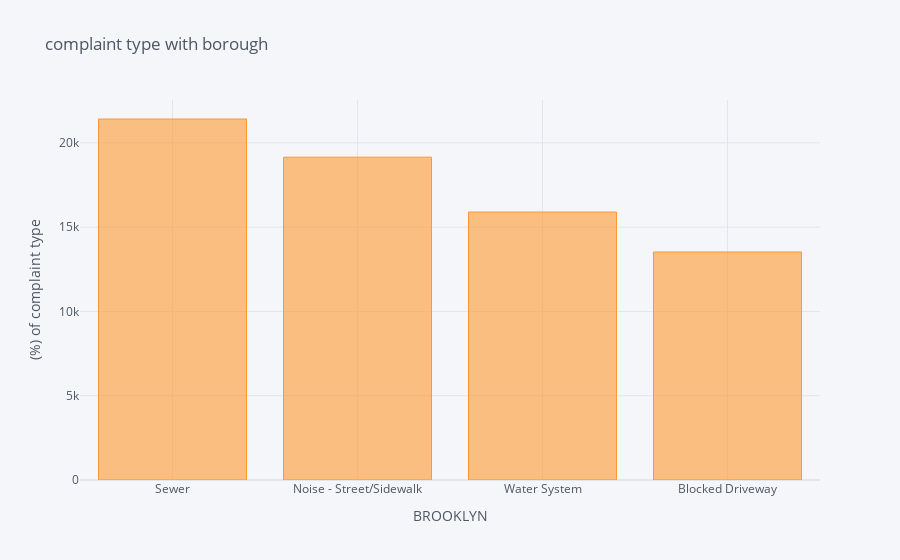
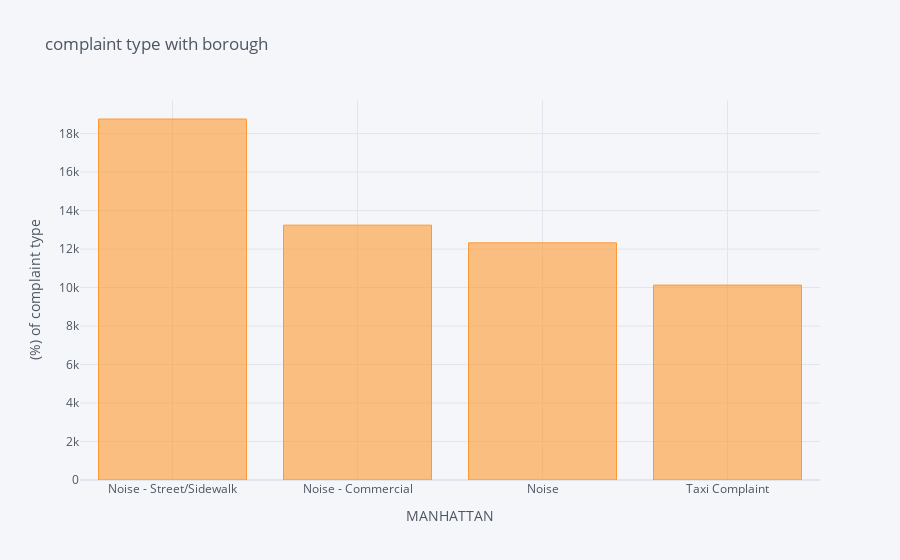
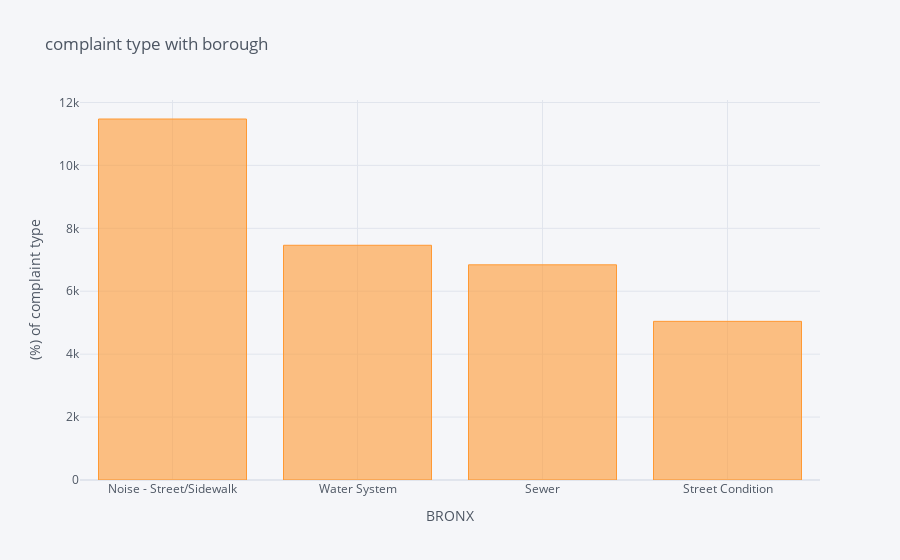
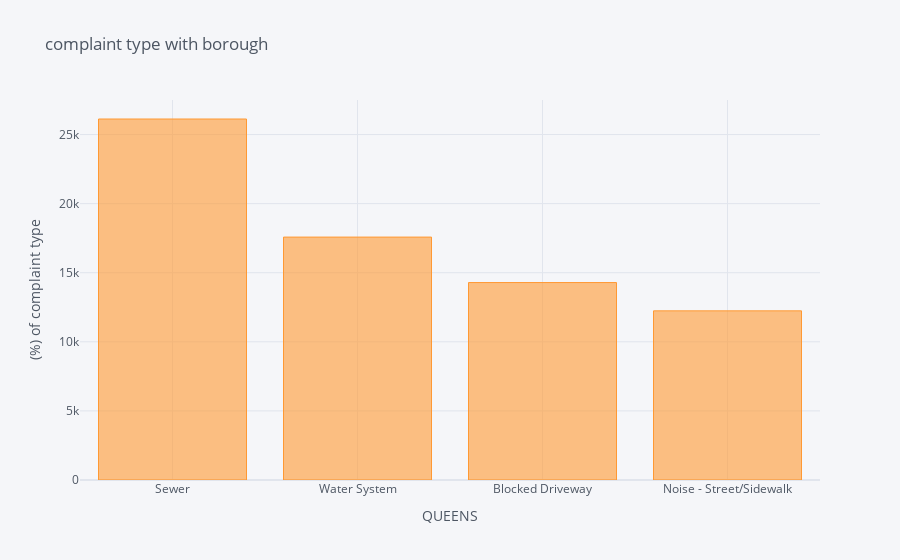

These figures' notebook cell, in order:
### Code cell
name = ['BROOKLYN', 'MANHATTAN', 'BRONX', 'QUEENS', 'STATEN ISLAND']
for borough in name:
    print(type_bor_for_plot_count.groupby(borough).head(4))
    
    type_bor_for_plot_count[borough][:4].iplot(    kind='bar', xTitle=borough,    yTitle='(%) of complaint type',    title='complaint type with borough')

### Figure 1 — Plotly figure (JSON) as saved in the notebook; plotly's stock layout.template omitted (floating-point values rounded to 4 significant figures)
{"data": [{"marker": {"color": "rgba(255, 153, 51, 0.6)", "line": {"color": "rgba(255, 153, 51, 1.0)", "width": 1}}, "name": "Complaint Type", "orientation": "v", "text": "", "type": "bar", "x": ["Sewer", "Noise - Street/Sidewalk", "Water System", "Blocked Driveway"], "y": [21414, 19150, 15898, 13528]}], "layout": {"legend": {"bgcolor": "#F5F6F9", "font": {"color": "#4D5663"}}, "paper_bgcolor": "#F5F6F9", "plot_bgcolor": "#F5F6F9", "title": {"font": {"color": "#4D5663"}, "text": "complaint type with borough"}, "xaxis": {"gridcolor": "#E1E5ED", "showgrid": true, "tickfont": {"color": "#4D5663"}, "title": {"font": {"color": "#4D5663"}, "text": "BROOKLYN"}, "zerolinecolor": "#E1E5ED"}, "yaxis": {"gridcolor": "#E1E5ED", "showgrid": true, "tickfont": {"color": "#4D5663"}, "title": {"font": {"color": "#4D5663"}, "text": "(%) of complaint type"}, "zerolinecolor": "#E1E5ED"}}}

### Figure 2 — Plotly figure (JSON) as saved in the notebook; plotly's stock layout.template omitted (floating-point values rounded to 4 significant figures)
{"data": [{"marker": {"color": "rgba(255, 153, 51, 0.6)", "line": {"color": "rgba(255, 153, 51, 1.0)", "width": 1}}, "name": "Complaint Type", "orientation": "v", "text": "", "type": "bar", "x": ["Noise - Street/Sidewalk", "Noise - Commercial", "Noise", "Taxi Complaint"], "y": [18759, 13243, 12324, 10127]}], "layout": {"legend": {"bgcolor": "#F5F6F9", "font": {"color": "#4D5663"}}, "paper_bgcolor": "#F5F6F9", "plot_bgcolor": "#F5F6F9", "title": {"font": {"color": "#4D5663"}, "text": "complaint type with borough"}, "xaxis": {"gridcolor": "#E1E5ED", "showgrid": true, "tickfont": {"color": "#4D5663"}, "title": {"font": {"color": "#4D5663"}, "text": "MANHATTAN"}, "zerolinecolor": "#E1E5ED"}, "yaxis": {"gridcolor": "#E1E5ED", "showgrid": true, "tickfont": {"color": "#4D5663"}, "title": {"font": {"color": "#4D5663"}, "text": "(%) of complaint type"}, "zerolinecolor": "#E1E5ED"}}}

### Figure 3 — Plotly figure (JSON) as saved in the notebook; plotly's stock layout.template omitted (floating-point values rounded to 4 significant figures)
{"data": [{"marker": {"color": "rgba(255, 153, 51, 0.6)", "line": {"color": "rgba(255, 153, 51, 1.0)", "width": 1}}, "name": "Complaint Type", "orientation": "v", "text": "", "type": "bar", "x": ["Noise - Street/Sidewalk", "Water System", "Sewer", "Street Condition"], "y": [11475, 7461, 6840, 5043]}], "layout": {"legend": {"bgcolor": "#F5F6F9", "font": {"color": "#4D5663"}}, "paper_bgcolor": "#F5F6F9", "plot_bgcolor": "#F5F6F9", "title": {"font": {"color": "#4D5663"}, "text": "complaint type with borough"}, "xaxis": {"gridcolor": "#E1E5ED", "showgrid": true, "tickfont": {"color": "#4D5663"}, "title": {"font": {"color": "#4D5663"}, "text": "BRONX"}, "zerolinecolor": "#E1E5ED"}, "yaxis": {"gridcolor": "#E1E5ED", "showgrid": true, "tickfont": {"color": "#4D5663"}, "title": {"font": {"color": "#4D5663"}, "text": "(%) of complaint type"}, "zerolinecolor": "#E1E5ED"}}}

### Figure 4 — Plotly figure (JSON) as saved in the notebook; plotly's stock layout.template omitted (floating-point values rounded to 4 significant figures)
{"data": [{"marker": {"color": "rgba(255, 153, 51, 0.6)", "line": {"color": "rgba(255, 153, 51, 1.0)", "width": 1}}, "name": "Complaint Type", "orientation": "v", "text": "", "type": "bar", "x": ["Sewer", "Water System", "Blocked Driveway", "Noise - Street/Sidewalk"], "y": [26123, 17578, 14288, 12240]}], "layout": {"legend": {"bgcolor": "#F5F6F9", "font": {"color": "#4D5663"}}, "paper_bgcolor": "#F5F6F9", "plot_bgcolor": "#F5F6F9", "title": {"font": {"color": "#4D5663"}, "text": "complaint type with borough"}, "xaxis": {"gridcolor": "#E1E5ED", "showgrid": true, "tickfont": {"color": "#4D5663"}, "title": {"font": {"color": "#4D5663"}, "text": "QUEENS"}, "zerolinecolor": "#E1E5ED"}, "yaxis": {"gridcolor": "#E1E5ED", "showgrid": true, "tickfont": {"color": "#4D5663"}, "title": {"font": {"color": "#4D5663"}, "text": "(%) of complaint type"}, "zerolinecolor": "#E1E5ED"}}}
